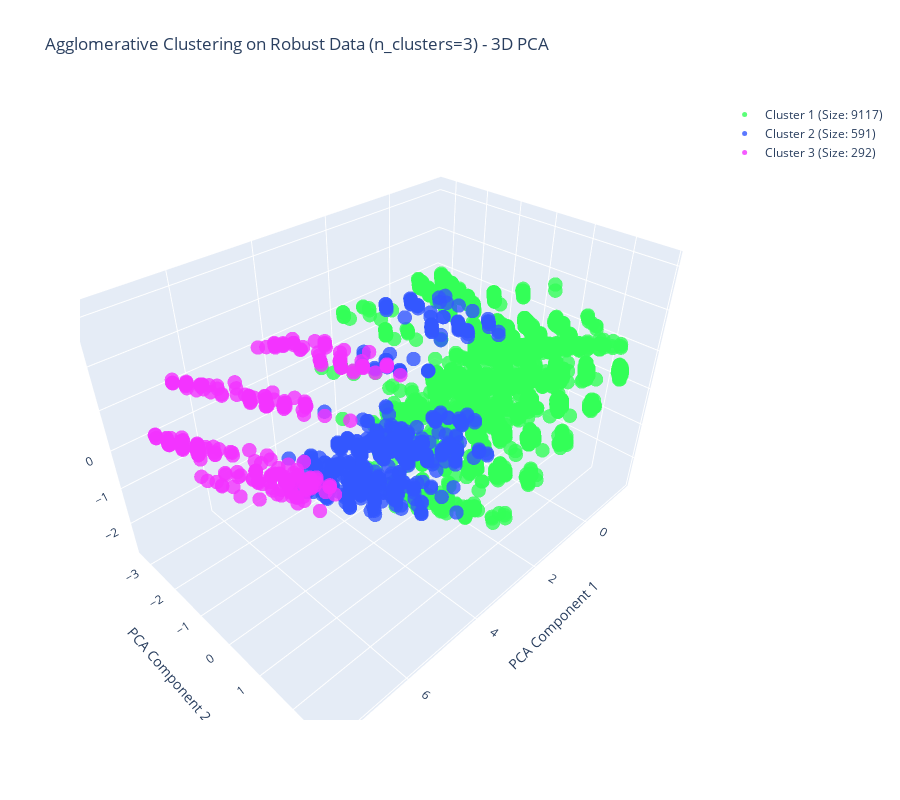

Notebook cell for this chart:
### Markdown cell above
To form the characteristics, the numerical columns were calculated using the mean while the categorical features were calculated using the most frequent value to give a more accurate portrayal of the clusters.

### Code cell
import numpy as np
import pandas as pd
from sklearn.preprocessing import RobustScaler
from sklearn.cluster import AgglomerativeClustering
from sklearn.decomposition import PCA
import plotly.graph_objs as go
from collections import Counter

# Updated categorical mappings
mcs_mapping = {
    1: 'Defensive Ends', 2: 'Attacking Corner', 3: 'Defensive Corner - Upper',
    4: 'Attacking Ends', 5: 'UB - Attacking Corner', 6: 'UB - Defensive Corner',
    7: 'UB - Defensive End', 8: 'UB - Attacking End', 9: 'Standing Room Only',
    10: 'Blue Line', 11: 'Club', 12: 'Family Zone', 0: 'Unknown'
}
area_mapping = {
    1: 'Greater Toronto Area', 2: 'Downtown Toronto', 3: 'Outside GTA', 0: 'Unknown'
}
email_discount_mapping = {1: 'Yes', 0: 'No'}
avg_purchase_time_encoded_mapping = {
    1: 'Game Day', 2: '1–3 Days Before', 3: '1 Week Before',
    4: 'Over 1 Week Before', 5: 'Over 1 Month In-Advance', 0: 'Unknown'
}

# Step 1: Scaling and Sampling the Data
def scale_and_sample(data, sample_size=10000):
    scaler = RobustScaler()
    scaled_data = scaler.fit_transform(data)
    if scaled_data.shape[0] > sample_size:
        sampled_indices = np.random.choice(scaled_data.shape[0], sample_size, replace=False)
        scaled_data = scaled_data[sampled_indices, :]
    return scaler, scaled_data

# Step 2: Perform Agglomerative Clustering
def perform_agglomerative_clustering(data, n_clusters=3, linkage='complete'):
    clusterer = AgglomerativeClustering(n_clusters=n_clusters, linkage=linkage)
    labels = clusterer.fit_predict(data)
    return labels + 1  # Increment cluster labels to start at 1

# Step 3: Inverse Transform and Format Cluster Characteristics
def calculate_cluster_characteristics(original_scaled_data, original_data, labels, scaler, feature_names):
    # Inverse transform to original scale
    original_scale_data = scaler.inverse_transform(original_scaled_data)
    
    # Create a DataFrame with labels
    data_with_clusters = pd.DataFrame(original_scale_data, columns=feature_names)
    data_with_clusters['Cluster'] = labels  # Use incremented labels directly
    
    # Calculate mean values for numerical features
    cluster_characteristics = data_with_clusters.groupby('Cluster').mean()

    # Add cluster sizes
    cluster_sizes = data_with_clusters['Cluster'].value_counts().sort_index()
    cluster_characteristics['Cluster Size'] = cluster_sizes.values

    # Process categorical and binary columns
    for column, mapping in [
        ('mcs_categorical', mcs_mapping),
        ('area_categorical', area_mapping),
        ('Subscribed to Email List', email_discount_mapping),
        ('Discount Usage', email_discount_mapping),
        ('Avg Purchase Time Encoded', avg_purchase_time_encoded_mapping)
    ]:
        if column in data_with_clusters.columns:
            most_frequent_values = (
                data_with_clusters.groupby('Cluster')[column]
                .agg(lambda x: Counter(x).most_common(1)[0][0])  # Most common value
                .map(mapping)  # Map to categorical value
            )
            cluster_characteristics[column] = most_frequent_values

    # Format numerical columns
    for col in cluster_characteristics.columns:
        if col in ['Net Revenue', 'Avg Revenue Per Seat', 'Avg Revenue Per Game']:
            cluster_characteristics[col] = cluster_characteristics[col].round(2)  # Round to nearest hundredth
        elif cluster_characteristics[col].dtype != 'object':  # Exclude non-numerical columns
            cluster_characteristics[col] = cluster_characteristics[col].round(0).astype(int)  # Round to nearest whole number

    # Add all features and ensure the format matches the desired layout
    cluster_characteristics = cluster_characteristics.T
    cluster_characteristics.columns = [f"Cluster {col}" for col in cluster_characteristics.columns]
    cluster_characteristics.reset_index(inplace=True)
    cluster_characteristics.rename(columns={'index': 'Feature'}, inplace=True)

    return cluster_characteristics

# Step 4: 3D PCA Visualization
def visualize_agglomerative_clusters_with_pca(data, labels, title, n_clusters):
    # Perform PCA for visualization
    pca = PCA(n_components=3)
    pca_3d_data = pca.fit_transform(data)

    # Use Plotly for 3D visualization
    fig = go.Figure()
    unique_labels = set(labels)
    colors = ['#FF5733', '#33FF57', '#3357FF', '#F333FF', '#FFC300', '#FF33A1', '#33FFF0']
    
    for label in unique_labels:
        cluster_indices = (labels == label)
        fig.add_trace(go.Scatter3d(
            x=pca_3d_data[cluster_indices, 0],
            y=pca_3d_data[cluster_indices, 1],
            z=pca_3d_data[cluster_indices, 2],
            mode='markers',
            marker=dict(size=5, color=colors[label % len(colors)], opacity=0.8),
            name=f"Cluster {label} (Size: {sum(cluster_indices)})"
        ))

    fig.update_layout(
        scene=dict(
            xaxis_title="PCA Component 1",
            yaxis_title="PCA Component 2",
            zaxis_title="PCA Component 3"
        ),
        title=f"{title} (n_clusters={n_clusters}) - 3D PCA",
        height=800
    )
    fig.show()

# Step 5: Integration
def analyze_agglomerative_clustering(data, sample_size=10000, n_clusters=3, linkage='complete', title="Agglomerative Clustering Analysis"):
    feature_names = data.columns  # Save feature names
    scaler, scaled_data = scale_and_sample(data, sample_size=sample_size)  # Scale and sample
    labels = perform_agglomerative_clustering(scaled_data, n_clusters=n_clusters, linkage=linkage)  # Cluster
    cluster_characteristics = calculate_cluster_characteristics(scaled_data, data, labels, scaler, feature_names)  # Analyze
    visualize_agglomerative_clusters_with_pca(scaled_data, labels, title, n_clusters)  # Visualize
    return cluster_characteristics

# Execution
try:
    cluster_characteristics = analyze_agglomerative_clustering(
        accounts_final, sample_size=10000, n_clusters=3, linkage='complete', 
        title="Agglomerative Clustering on Robust Data"
    )
    print(cluster_characteristics.to_string(index=False))
except Exception as e:
    print(f"Error: {e}")

### Figure 1 — Plotly figure (JSON) as saved in the notebook; plotly's stock layout.template omitted (floating-point values rounded to 4 significant figures; data arrays with more than 128 entries replaced by an {"elided": "..."} marker saying what was removed)
{"data": [{"marker": {"color": "#33FF57", "opacity": 0.8, "size": 5}, "mode": "markers", "name": "Cluster 1 (Size: 9117)", "type": "scatter3d", "x": {"elided": "9117 float values"}, "y": {"elided": "9117 float values"}, "z": {"elided": "9117 float values"}}, {"marker": {"color": "#3357FF", "opacity": 0.8, "size": 5}, "mode": "markers", "name": "Cluster 2 (Size: 591)", "type": "scatter3d", "x": {"elided": "591 float values"}, "y": {"elided": "591 float values"}, "z": {"elided": "591 float values"}}, {"marker": {"color": "#F333FF", "opacity": 0.8, "size": 5}, "mode": "markers", "name": "Cluster 3 (Size: 292)", "type": "scatter3d", "x": {"elided": "292 float values"}, "y": {"elided": "292 float values"}, "z": {"elided": "292 float values"}}], "layout": {"height": 800, "scene": {"xaxis": {"title": {"text": "PCA Component 1"}}, "yaxis": {"title": {"text": "PCA Component 2"}}, "zaxis": {"title": {"text": "PCA Component 3"}}}, "title": {"text": "Agglomerative Clustering on Robust Data (n_clusters=3) - 3D PCA"}}}
